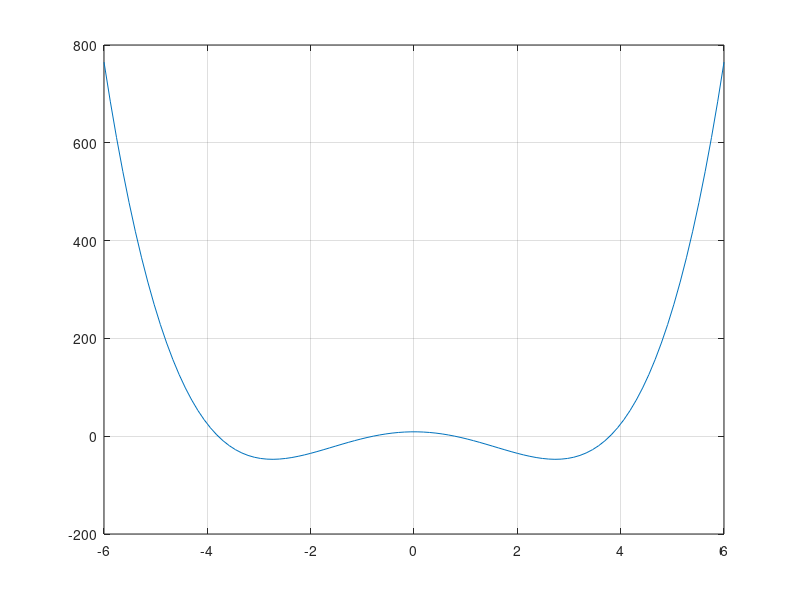

This chart was generated by the following MATLAB code:
clc;clear;close all

%Usaremos el comando fzero...
%Tenemos que A = ab = 3, donde a y b son los catetos del triangulo
%y por pitagoras a^2 + b^2 = 15
%luego lo que debemos resolver es b^4 - 15b^2 +9 = 0

%Graficamos para visualizar donde podrian estar las raices
f = @(x) x.^4 - 15*x.^2 + 9;
xx = linspace(-6,6);
plot(xx,f(xx));grid on ; hold on

%Buscamo cerca de la raiz positiva
b = fzero(f,2);

disp('b =')
disp(b)
a = 3/b;
disp('a =')
disp(a)
